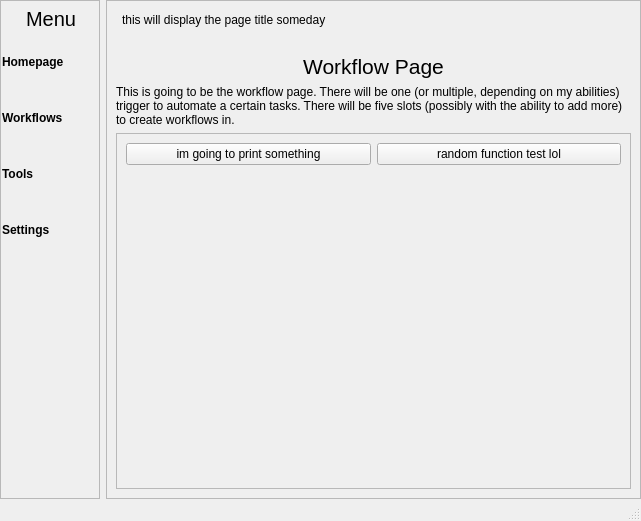
<?xml version="1.0" encoding="UTF-8"?>
<ui version="4.0">
 <class>MainWindow</class>
 <widget class="QMainWindow" name="MainWindow">
  <property name="geometry">
   <rect>
    <x>0</x>
    <y>0</y>
    <width>641</width>
    <height>521</height>
   </rect>
  </property>
  <property name="sizePolicy">
   <sizepolicy hsizetype="Fixed" vsizetype="Preferred">
    <horstretch>0</horstretch>
    <verstretch>0</verstretch>
   </sizepolicy>
  </property>
  <property name="windowTitle">
   <string>MainWindow</string>
  </property>
  <widget class="QWidget" name="centralwidget">
   <layout class="QHBoxLayout" name="horizontalLayout">
    <property name="leftMargin">
     <number>0</number>
    </property>
    <property name="topMargin">
     <number>0</number>
    </property>
    <property name="rightMargin">
     <number>0</number>
    </property>
    <property name="bottomMargin">
     <number>0</number>
    </property>
    <item>
     <widget class="QFrame" name="frame_2">
      <property name="sizePolicy">
       <sizepolicy hsizetype="Expanding" vsizetype="Expanding">
        <horstretch>0</horstretch>
        <verstretch>0</verstretch>
       </sizepolicy>
      </property>
      <property name="minimumSize">
       <size>
        <width>100</width>
        <height>250</height>
       </size>
      </property>
      <property name="maximumSize">
       <size>
        <width>0</width>
        <height>16777215</height>
       </size>
      </property>
      <property name="frameShape">
       <enum>QFrame::Shape::StyledPanel</enum>
      </property>
      <property name="frameShadow">
       <enum>QFrame::Shadow::Raised</enum>
      </property>
      <layout class="QVBoxLayout" name="verticalLayout">
       <property name="leftMargin">
        <number>0</number>
       </property>
       <property name="topMargin">
        <number>0</number>
       </property>
       <property name="rightMargin">
        <number>0</number>
       </property>
       <property name="bottomMargin">
        <number>0</number>
       </property>
       <item>
        <widget class="QFrame" name="frame_5">
         <property name="frameShape">
          <enum>QFrame::Shape::StyledPanel</enum>
         </property>
         <property name="frameShadow">
          <enum>QFrame::Shadow::Raised</enum>
         </property>
        </widget>
       </item>
       <item alignment="Qt::AlignmentFlag::AlignTop">
        <widget class="QLabel" name="label">
         <property name="sizePolicy">
          <sizepolicy hsizetype="Expanding" vsizetype="Preferred">
           <horstretch>0</horstretch>
           <verstretch>0</verstretch>
          </sizepolicy>
         </property>
         <property name="minimumSize">
          <size>
           <width>100</width>
           <height>0</height>
          </size>
         </property>
         <property name="font">
          <font>
           <pointsize>15</pointsize>
          </font>
         </property>
         <property name="text">
          <string>&lt;html&gt;&lt;head/&gt;&lt;body&gt;&lt;p align=&quot;center&quot;&gt;Menu&lt;/p&gt;&lt;/body&gt;&lt;/html&gt;</string>
         </property>
        </widget>
       </item>
       <item>
        <widget class="QFrame" name="frame_3">
         <property name="styleSheet">
          <string notr="true">QFrame::Noframe</string>
         </property>
         <property name="frameShape">
          <enum>QFrame::Shape::NoFrame</enum>
         </property>
         <property name="frameShadow">
          <enum>QFrame::Shadow::Raised</enum>
         </property>
         <layout class="QVBoxLayout" name="verticalLayout_2">
          <property name="leftMargin">
           <number>0</number>
          </property>
          <property name="topMargin">
           <number>0</number>
          </property>
          <property name="rightMargin">
           <number>0</number>
          </property>
          <property name="bottomMargin">
           <number>0</number>
          </property>
          <item alignment="Qt::AlignmentFlag::AlignHCenter">
           <widget class="QPushButton" name="HomepageButton">
            <property name="sizePolicy">
             <sizepolicy hsizetype="Fixed" vsizetype="Fixed">
              <horstretch>0</horstretch>
              <verstretch>0</verstretch>
             </sizepolicy>
            </property>
            <property name="minimumSize">
             <size>
              <width>100</width>
              <height>50</height>
             </size>
            </property>
            <property name="maximumSize">
             <size>
              <width>75</width>
              <height>75</height>
             </size>
            </property>
            <property name="sizeIncrement">
             <size>
              <width>0</width>
              <height>0</height>
             </size>
            </property>
            <property name="baseSize">
             <size>
              <width>0</width>
              <height>0</height>
             </size>
            </property>
            <property name="toolTip">
             <string>Homepage</string>
            </property>
            <property name="whatsThis">
             <string/>
            </property>
            <property name="styleSheet">
             <string notr="true">font-weight: bold; text-align: left</string>
            </property>
            <property name="text">
             <string>Homepage</string>
            </property>
            <property name="icon">
             <iconset resource="../IconsQt.qrc">
              <normaloff>:/icons/assets/images/home-icon.png</normaloff>:/icons/assets/images/home-icon.png</iconset>
            </property>
            <property name="iconSize">
             <size>
              <width>20</width>
              <height>20</height>
             </size>
            </property>
            <property name="default">
             <bool>false</bool>
            </property>
            <property name="flat">
             <bool>true</bool>
            </property>
           </widget>
          </item>
          <item alignment="Qt::AlignmentFlag::AlignLeft">
           <widget class="QPushButton" name="WorkflowButton">
            <property name="sizePolicy">
             <sizepolicy hsizetype="Fixed" vsizetype="Fixed">
              <horstretch>0</horstretch>
              <verstretch>0</verstretch>
             </sizepolicy>
            </property>
            <property name="minimumSize">
             <size>
              <width>100</width>
              <height>50</height>
             </size>
            </property>
            <property name="styleSheet">
             <string notr="true">font-weight: bold; text-align: left</string>
            </property>
            <property name="text">
             <string>Workflows</string>
            </property>
            <property name="icon">
             <iconset resource="../IconsQt.qrc">
              <normaloff>:/icons/assets/images/workflow-icon.png</normaloff>:/icons/assets/images/workflow-icon.png</iconset>
            </property>
            <property name="iconSize">
             <size>
              <width>20</width>
              <height>20</height>
             </size>
            </property>
            <property name="flat">
             <bool>true</bool>
            </property>
           </widget>
          </item>
          <item alignment="Qt::AlignmentFlag::AlignHCenter">
           <widget class="QPushButton" name="ToolsButton">
            <property name="sizePolicy">
             <sizepolicy hsizetype="Fixed" vsizetype="Fixed">
              <horstretch>0</horstretch>
              <verstretch>0</verstretch>
             </sizepolicy>
            </property>
            <property name="minimumSize">
             <size>
              <width>100</width>
              <height>50</height>
             </size>
            </property>
            <property name="styleSheet">
             <string notr="true">font-weight: bold; text-align: left</string>
            </property>
            <property name="text">
             <string>Tools</string>
            </property>
            <property name="icon">
             <iconset resource="../IconsQt.qrc">
              <normaloff>:/icons/assets/images/wrench-icon.png</normaloff>:/icons/assets/images/wrench-icon.png</iconset>
            </property>
            <property name="iconSize">
             <size>
              <width>20</width>
              <height>20</height>
             </size>
            </property>
            <property name="flat">
             <bool>true</bool>
            </property>
           </widget>
          </item>
          <item alignment="Qt::AlignmentFlag::AlignHCenter">
           <widget class="QPushButton" name="SettingsButton">
            <property name="sizePolicy">
             <sizepolicy hsizetype="Fixed" vsizetype="Fixed">
              <horstretch>0</horstretch>
              <verstretch>0</verstretch>
             </sizepolicy>
            </property>
            <property name="minimumSize">
             <size>
              <width>100</width>
              <height>50</height>
             </size>
            </property>
            <property name="styleSheet">
             <string notr="true">font-weight: bold; text-align: left</string>
            </property>
            <property name="text">
             <string>Settings</string>
            </property>
            <property name="icon">
             <iconset resource="../IconsQt.qrc">
              <normaloff>:/icons/assets/images/settings-icon.png</normaloff>:/icons/assets/images/settings-icon.png</iconset>
            </property>
            <property name="iconSize">
             <size>
              <width>20</width>
              <height>20</height>
             </size>
            </property>
            <property name="flat">
             <bool>true</bool>
            </property>
           </widget>
          </item>
          <item>
           <spacer name="verticalSpacer">
            <property name="orientation">
             <enum>Qt::Orientation::Vertical</enum>
            </property>
            <property name="sizeHint" stdset="0">
             <size>
              <width>20</width>
              <height>171</height>
             </size>
            </property>
           </spacer>
          </item>
         </layout>
        </widget>
       </item>
      </layout>
     </widget>
    </item>
    <item>
     <widget class="QFrame" name="frame">
      <property name="sizePolicy">
       <sizepolicy hsizetype="Expanding" vsizetype="Preferred">
        <horstretch>0</horstretch>
        <verstretch>0</verstretch>
       </sizepolicy>
      </property>
      <property name="minimumSize">
       <size>
        <width>300</width>
        <height>0</height>
       </size>
      </property>
      <property name="baseSize">
       <size>
        <width>1002</width>
        <height>0</height>
       </size>
      </property>
      <property name="frameShape">
       <enum>QFrame::Shape::StyledPanel</enum>
      </property>
      <property name="frameShadow">
       <enum>QFrame::Shadow::Raised</enum>
      </property>
      <layout class="QVBoxLayout" name="verticalLayout_8">
       <property name="leftMargin">
        <number>0</number>
       </property>
       <property name="topMargin">
        <number>0</number>
       </property>
       <property name="rightMargin">
        <number>0</number>
       </property>
       <property name="bottomMargin">
        <number>0</number>
       </property>
       <item>
        <widget class="QFrame" name="frame_6">
         <property name="styleSheet">
          <string notr="true">background-color: transparent;</string>
         </property>
         <property name="frameShape">
          <enum>QFrame::Shape::StyledPanel</enum>
         </property>
         <property name="frameShadow">
          <enum>QFrame::Shadow::Plain</enum>
         </property>
         <layout class="QHBoxLayout" name="horizontalLayout_2">
          <item>
           <widget class="QLabel" name="label_11">
            <property name="frameShape">
             <enum>QFrame::Shape::WinPanel</enum>
            </property>
            <property name="frameShadow">
             <enum>QFrame::Shadow::Raised</enum>
            </property>
            <property name="text">
             <string>this will display the page title someday</string>
            </property>
           </widget>
          </item>
         </layout>
        </widget>
       </item>
       <item>
        <widget class="QStackedWidget" name="stackedWidget">
         <property name="currentIndex">
          <number>1</number>
         </property>
         <widget class="QWidget" name="Homepage">
          <layout class="QVBoxLayout" name="verticalLayout_3">
           <property name="leftMargin">
            <number>0</number>
           </property>
           <property name="topMargin">
            <number>0</number>
           </property>
           <property name="rightMargin">
            <number>0</number>
           </property>
           <property name="bottomMargin">
            <number>0</number>
           </property>
           <item>
            <widget class="QLabel" name="label_3">
             <property name="text">
              <string>&lt;html&gt;&lt;head/&gt;&lt;body&gt;&lt;p align=&quot;center&quot;&gt;&lt;span style=&quot; font-size:14pt;&quot;&gt;What is this?&lt;/span&gt;&lt;/p&gt;&lt;/body&gt;&lt;/html&gt;</string>
             </property>
            </widget>
           </item>
           <item>
            <widget class="QLabel" name="label_2">
             <property name="text">
              <string>&lt;html&gt;&lt;head/&gt;&lt;body&gt;&lt;p align=&quot;center&quot;&gt;&lt;span style=&quot; font-size:26pt;&quot;&gt;Homepage - QtDesigner Demo&lt;/span&gt;&lt;/p&gt;&lt;/body&gt;&lt;/html&gt;</string>
             </property>
            </widget>
           </item>
           <item>
            <widget class="QLabel" name="label_4">
             <property name="text">
              <string>This is a demo of my personal project for Vilnius International School. In this demo, I am using QtDesigner to make a responsive GUI for a program that automates tedious tasks. </string>
             </property>
             <property name="wordWrap">
              <bool>true</bool>
             </property>
            </widget>
           </item>
           <item>
            <spacer name="verticalSpacer_2">
             <property name="orientation">
              <enum>Qt::Orientation::Vertical</enum>
             </property>
             <property name="sizeHint" stdset="0">
              <size>
               <width>20</width>
               <height>40</height>
              </size>
             </property>
            </spacer>
           </item>
          </layout>
         </widget>
         <widget class="QWidget" name="Workflows">
          <layout class="QVBoxLayout" name="verticalLayout_4">
           <item alignment="Qt::AlignmentFlag::AlignTop">
            <widget class="QLabel" name="label_5">
             <property name="text">
              <string>&lt;html&gt;&lt;head/&gt;&lt;body&gt;&lt;p align=&quot;center&quot;&gt;&lt;span style=&quot; font-size:16pt;&quot;&gt;Workflow Page&lt;/span&gt;&lt;/p&gt;&lt;/body&gt;&lt;/html&gt;</string>
             </property>
            </widget>
           </item>
           <item>
            <widget class="QLabel" name="label_6">
             <property name="text">
              <string>This is going to be the workflow page. There will be one (or multiple, depending on my abilities) trigger to automate a certain tasks. There will be five slots (possibly with the ability to add more) to create workflows in.</string>
             </property>
             <property name="wordWrap">
              <bool>true</bool>
             </property>
            </widget>
           </item>
           <item>
            <layout class="QGridLayout" name="gridLayout">
             <property name="sizeConstraint">
              <enum>QLayout::SizeConstraint::SetMaximumSize</enum>
             </property>
             <item row="0" column="0">
              <widget class="QFrame" name="frame_7">
               <property name="sizePolicy">
                <sizepolicy hsizetype="Preferred" vsizetype="Expanding">
                 <horstretch>0</horstretch>
                 <verstretch>0</verstretch>
                </sizepolicy>
               </property>
               <property name="frameShape">
                <enum>QFrame::Shape::StyledPanel</enum>
               </property>
               <property name="frameShadow">
                <enum>QFrame::Shadow::Raised</enum>
               </property>
               <layout class="QGridLayout" name="gridLayout_2">
                <item row="0" column="0" alignment="Qt::AlignmentFlag::AlignTop">
                 <widget class="QPushButton" name="printButton">
                  <property name="text">
                   <string>im going to print something</string>
                  </property>
                 </widget>
                </item>
                <item row="0" column="1" alignment="Qt::AlignmentFlag::AlignTop">
                 <widget class="QPushButton" name="pushButton_2">
                  <property name="text">
                   <string>random function test lol</string>
                  </property>
                 </widget>
                </item>
                <item row="1" column="1">
                 <spacer name="verticalSpacer_3">
                  <property name="orientation">
                   <enum>Qt::Orientation::Vertical</enum>
                  </property>
                  <property name="sizeHint" stdset="0">
                   <size>
                    <width>20</width>
                    <height>40</height>
                   </size>
                  </property>
                 </spacer>
                </item>
                <item row="1" column="0">
                 <spacer name="verticalSpacer_4">
                  <property name="orientation">
                   <enum>Qt::Orientation::Vertical</enum>
                  </property>
                  <property name="sizeHint" stdset="0">
                   <size>
                    <width>20</width>
                    <height>40</height>
                   </size>
                  </property>
                 </spacer>
                </item>
               </layout>
              </widget>
             </item>
            </layout>
           </item>
          </layout>
         </widget>
         <widget class="QWidget" name="Tools">
          <layout class="QVBoxLayout" name="verticalLayout_5">
           <item>
            <layout class="QVBoxLayout" name="verticalLayout_7">
             <item alignment="Qt::AlignmentFlag::AlignTop">
              <widget class="QLabel" name="label_7">
               <property name="text">
                <string>&lt;html&gt;&lt;head/&gt;&lt;body&gt;&lt;p align=&quot;center&quot;&gt;&lt;span style=&quot; font-size:18pt;&quot;&gt;Tools Page&lt;/span&gt;&lt;/p&gt;&lt;/body&gt;&lt;/html&gt;</string>
               </property>
              </widget>
             </item>
             <item alignment="Qt::AlignmentFlag::AlignTop">
              <widget class="QLabel" name="label_8">
               <property name="text">
                <string>This page will be for tools that will help the user input values for their workflows. For example, if they're trying to figure out what the coordinates are if they want to click on a certain x or y value, they can do so using one of the tools that will be listed here. This is meant to be additive to the &quot;workflows&quot; section, meaning it is of a lower priority.  </string>
               </property>
               <property name="wordWrap">
                <bool>true</bool>
               </property>
              </widget>
             </item>
            </layout>
           </item>
           <item>
            <widget class="QFrame" name="ToolsFrame">
             <property name="sizePolicy">
              <sizepolicy hsizetype="Preferred" vsizetype="Expanding">
               <horstretch>0</horstretch>
               <verstretch>0</verstretch>
              </sizepolicy>
             </property>
             <property name="styleSheet">
              <string notr="true">background: transparent; border: transparent;</string>
             </property>
             <property name="frameShape">
              <enum>QFrame::Shape::StyledPanel</enum>
             </property>
             <property name="frameShadow">
              <enum>QFrame::Shadow::Raised</enum>
             </property>
             <layout class="QFormLayout" name="formLayout">
              <item row="0" column="1">
               <widget class="QFrame" name="frame_4">
                <property name="sizePolicy">
                 <sizepolicy hsizetype="Fixed" vsizetype="Fixed">
                  <horstretch>0</horstretch>
                  <verstretch>0</verstretch>
                 </sizepolicy>
                </property>
                <property name="minimumSize">
                 <size>
                  <width>200</width>
                  <height>200</height>
                 </size>
                </property>
                <property name="styleSheet">
                 <string notr="true">background: grey;</string>
                </property>
                <property name="frameShape">
                 <enum>QFrame::Shape::StyledPanel</enum>
                </property>
                <property name="frameShadow">
                 <enum>QFrame::Shadow::Raised</enum>
                </property>
               </widget>
              </item>
             </layout>
            </widget>
           </item>
          </layout>
         </widget>
         <widget class="QWidget" name="Settings">
          <layout class="QVBoxLayout" name="verticalLayout_6">
           <item alignment="Qt::AlignmentFlag::AlignTop">
            <widget class="QLabel" name="label_9">
             <property name="text">
              <string>&lt;html&gt;&lt;head/&gt;&lt;body&gt;&lt;p align=&quot;center&quot;&gt;&lt;span style=&quot; font-size:18pt;&quot;&gt;Settings&lt;/span&gt;&lt;/p&gt;&lt;/body&gt;&lt;/html&gt;</string>
             </property>
            </widget>
           </item>
           <item>
            <widget class="QLabel" name="label_10">
             <property name="text">
              <string>This page will help the user configure the app to their liking. For example, they might be able to choose a theme, the menu style (with or without text, with or without icons etc.) to make the app easier for them to use. </string>
             </property>
             <property name="wordWrap">
              <bool>true</bool>
             </property>
            </widget>
           </item>
           <item>
            <spacer name="verticalSpacer_5">
             <property name="orientation">
              <enum>Qt::Orientation::Vertical</enum>
             </property>
             <property name="sizeHint" stdset="0">
              <size>
               <width>20</width>
               <height>40</height>
              </size>
             </property>
            </spacer>
           </item>
          </layout>
         </widget>
        </widget>
       </item>
      </layout>
     </widget>
    </item>
   </layout>
  </widget>
  <widget class="QStatusBar" name="statusbar"/>
 </widget>
 <resources>
  <include location="../IconsQt.qrc"/>
 </resources>
 <connections/>
</ui>
